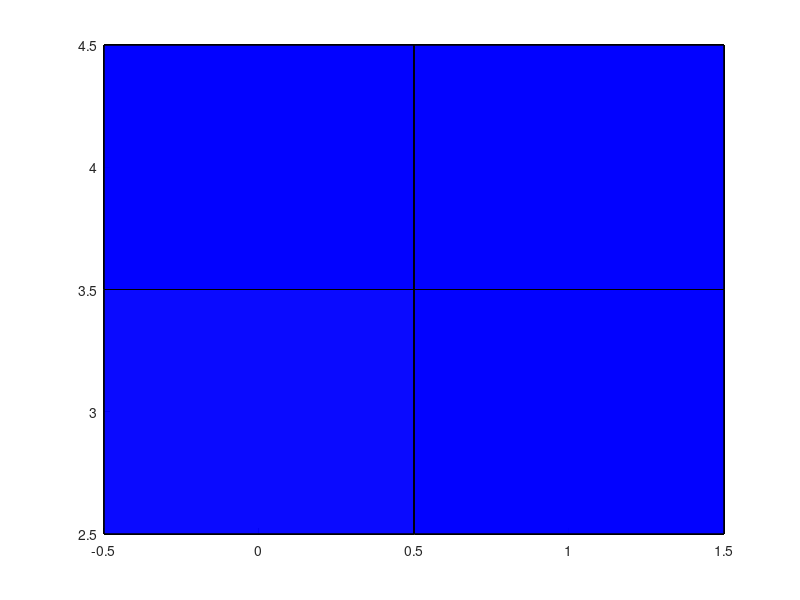

MATLAB code for this plot:
function plotVoxels(b,g,d,c,alpha)

%plotVoexels function to draw large number of 3-D voxels in a 3-D plot.
%
%Usage
%   plotVoxels(binary3Dgrid,voxelcoordinates,voxelsize,color,alpha);
%
%   will draw a voxels which are given in 'binary3Dgrid' at 
%   'voxelcoordinates' of size 'voxelsize' of color 'color' and
%   transparency 'alpha' 
%   Default size is 1
%   Default color is blue
%   Default alpha value is 0.8
%
%   binary3Dgrid: a binary 3D matrix of size (M,N,P) that represents the whole space in 3D grid of size MxNxP. 0 means no voxel, 1 means voxel. 
%   voxelcoordinates: a struct with three vectors (.x .y .z). Each array holds real coordinates of voxels (given by binary3Dgrid) in x, y, z axes. 
%   voxelsize: a three element vector [dx,dy,dz]. voxel size along different axes can be different.
%   color: a character string to specify color (type 'help plot' to see list of valid colors)
%   alpha is the transparancy of voxels. 1 for opaque, 0 for transparent
%
%   For demostration (or click the run button and rotate the plotted figure):
%   plotVoxels();
%   view(3)
%
%   Tested on Matlab 2015a

%   Mehmet Mutlu, Jan 20,2017. 
%   Acknowledgements: 
%   Inspired my Suresh Joel's voxel.m and 
%   Itzik Ben Shabat's question on Matlab forums
%   http://www.mathworks.com/matlabcentral/fileexchange/3280-voxel
%   https://www.mathworks.com/matlabcentral/answers/55633-how-to-drawing-3d-voxel-data

switch(nargin)
case 0
    b=ones(2,2,3);
    b(1,1,1)=0;
    g.x=[0,1];
    g.y=[3,4];
    g.z=[7,8,9];
    d=[1 1 1];      %default length of side of voxel is 1
    c='b';          %default color of voxel is blue
    alpha=0.8;      %default transparency is 0.8
    disp('Too few arguements for voxel, drawing example 2x2x3 voxel grid with singe missing voxel')
case 1
    disp('Too few arguements for voxel')
    return;
case 2
    d=[1 1 1];      %default length of side of voxel is 1
    c='b';          %default color of voxel is blue
    alpha=0.8;      %default transparency is 0.8
case 3
    c='b';          %default color of voxel is blue
    alpha=0.8;      %default transparency is 0.8
case 4
    alpha=0.8;      %default transparency is 0.8
case 5
    %do nothing
otherwise
    disp('Too many arguements for voxel')
end


numberOfVox = numel(find(b));

FV.vertices=zeros(numberOfVox*8,3);
FV.faces=zeros(numberOfVox*6,4);

cnt=0; 

% plot voxels
for i=1:length(b(:,1,1))
   for j=1:length(b(1,:,1))
      for k=1:length(b(1,1,:)) 
        if b(i,j,k)==1           
            FV_new.vertices=[g.x(i)+[-d(1)/2 d(1)/2 d(1)/2 -d(1)/2 -d(1)/2 d(1)/2 d(1)/2 -d(1)/2]; ...
            g.y(j)+[-d(2)/2 -d(2)/2 -d(2)/2 -d(2)/2 d(2)/2 d(2)/2 d(2)/2 d(2)/2]; ...
            g.z(k)+[-d(3)/2 -d(3)/2 d(3)/2 d(3)/2 -d(3)/2 -d(3)/2 d(3)/2 d(3)/2]]';
        
            FV_new.faces=[1 2 3 4; 2 6 7 3 ; 6 5 8 7; 5 1 4 8; 4 3 7 8 ; 1 2 6 5];
            FV_new.faces=FV_new.faces+cnt*8;
            FV.vertices(cnt*8+1:cnt*8+8,:)=FV_new.vertices(:,:);
            FV.faces(cnt*6+1:cnt*6+6,:)=FV_new.faces(:,:);
            cnt=cnt+1;
        end
      end
   end
end

patch(FV,'FaceColor',c,'FaceAlpha',alpha);

end